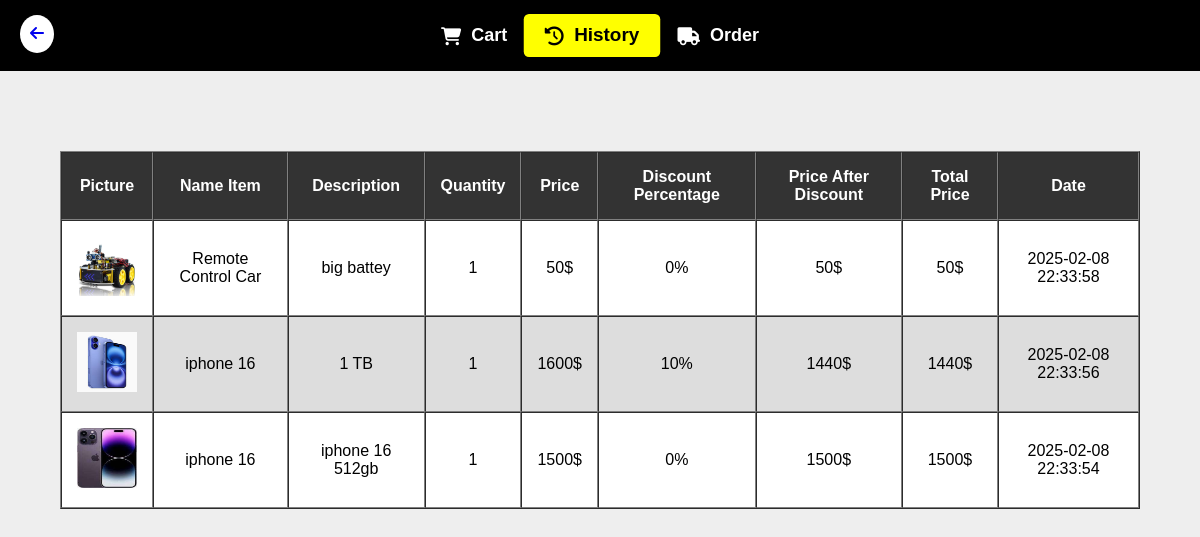
Page /history.php (signed in) on the committed database.
### tables this page shows
CREATE TABLE `cart_products` (
  `id` int(11) NOT NULL,
  `cart_id` int(11) NOT NULL,
  `product_id` int(11) NOT NULL,
  `quantity` int(11) DEFAULT 1,
  `status` varchar(30) DEFAULT NULL,
  `date_order` datetime DEFAULT NULL,
  `date_history` datetime DEFAULT NULL,
  `price` int(11) DEFAULT NULL,
  `discount` int(11) DEFAULT 0
);

CREATE TABLE `categories` (
  `Id` int(11) NOT NULL,
  `Name` varchar(32) NOT NULL
);

CREATE TABLE `items` (
  `Item_ID` int(11) NOT NULL,
  `Name` varchar(32) NOT NULL,
  `Description` varchar(255) NOT NULL,
  `Price` int(11) NOT NULL,
  `discount_percentage` int(3) NOT NULL DEFAULT 0,
  `Price_after_discount` decimal(32,0) GENERATED ALWAYS AS (`Price` - `Price` * `discount_percentage` / 100) STORED,
  `discount_end_date` date NOT NULL DEFAULT current_timestamp(),
  `Add_Date` date NOT NULL,
  `Status` varchar(255) NOT NULL,
  `Picture` varchar(255) NOT NULL,
  `Cat_ID` int(11) NOT NULL,
  `quantity` int(11) NOT NULL,
  `role` int(11) DEFAULT 1
);

### history.php (the view, shortened to what this page needs)
<?php
include("navbar.php");
if (isset($_SESSION['user_id'])) {
    $user_id = $_SESSION['user_id'];
    $sql = "SELECT
    cart_products.id AS cart_id, cart_products.quantity, cart_products.status , cart_products.date_history,
    items.Name AS item_name,  items.Description,  items.Price,  items.discount_percentage,
    items.Price_after_discount, items.Picture,
    categories.Name AS category_name
    FROM cart_products
    INNER JOIN items ON cart_products.product_id = items.Item_ID
    INNER JOIN categories ON items.Cat_ID = categories.Id
    INNER JOIN cart_owner ON cart_owner.id = cart_products.cart_id
    WHERE cart_owner.user_id = $user_id
    AND  cart_products.status  ='history'
    ORDER BY cart_products.date_history DESC";
    $result = mysqli_query($conn, $sql);
    if (mysqli_num_rows($result) > 0) {
        echo '<div class="page">';
        echo '<table border="1">' .
            '<tr>
         <th>Picture</th> <th>Name Item</th>  <th>Description</th> <th>Quantity</th>  <th> Price</th>  <th> Discount Percentage</th>  <th> Price After Discount</th>  <th>Total Price</th> <th>Date</th>
    </tr>';
        while ($row = mysqli_fetch_assoc($result)) {
            echo '<tr>';
            echo '<td>' . '<img src="images/' . $row['category_name'] . '/' . $row['Picture'] . '" alt="Image" width="60px" height="60px">'  . '</td>' .
                "<td>" . $row["item_name"] . "</td>" .  "<td>" . $row["Description"] . "<td>" . $row["quantity"] .
                "</td>" . "<td>" . $row["Price"] . '$' . "</td>" . "<td>" . $row["discount_percentage"] . '%' . "</td>" .
                "<td>" . $row["Price_after_discount"] . '$' . "</td>" .  "<td>" . ($row["quantity"] * $row["Price_after_discount"])."$" . "</td>" . "<td>" . $row["date_history"] . "</td>";
            echo '</tr>';
        }
        echo '</table>';
        echo '</div>';
    }
}
?>
<!DOCTYPE html>
<html lang="en">
<head>
</head>
<body>
</body>
</html>

### navbar.php (style rules this page uses)
body { margin: 0; font-family: 'Poppins', sans-serif; background-color: #f4f4f4; }

### history.php (style rules this page uses)
.page { background-color: #eee; margin: 0px auto; height: 100vh; text-align: center; position: relative; }
table { position: absolute; top: 10%; left: 50%; transform: translateX(-50%); border-spacing: 0; animation-name: fadeIn; animation-duration: 1s; width: 90%; }
table th, table td { padding: 15px; margin: 20px; }
table th { background-color: #333; color: white; }
table tr:nth-child(odd) { background-color: #ddd; }
table tr:nth-child(even) { background-color: white; }

### rows in the picture
cart_products: product.Picture (picture), product.Name "Remote Control Car", product.Description "big battey", quantity "1", product.Price "50", product.discount_percentage "0", product.Price_after_discount "50", $row['quantity']*$row['Price_after_discount'] "50", date_history "2025-02-08 22:33:58"
cart_products: product.Picture (picture), product.Name "iphone 16", product.Description "1 TB", quantity "1", product.Price "1600", product.discount_percentage "10", product.Price_after_discount "1440", $row['quantity']*$row['Price_after_discount'] "1440", date_history "2025-02-08 22:33:56"
cart_products: product.Picture (picture), product.Name "iphone 16", product.Description "iphone 16 512gb", quantity "1", product.Price "1500", product.discount_percentage "0", product.Price_after_discount "1500", $row['quantity']*$row['Price_after_discount'] "1500", date_history "2025-02-08 22:33:54"
